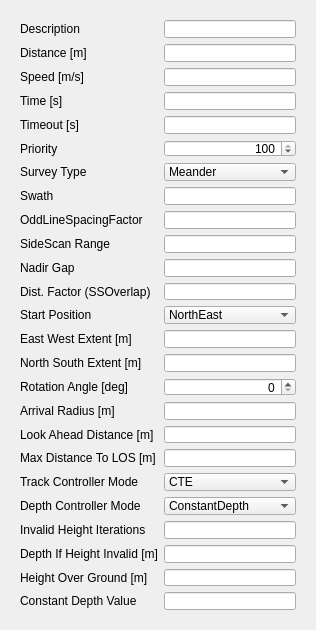
<?xml version="1.0" encoding="UTF-8"?>
<ui version="4.0">
 <class>Form</class>
 <widget class="QWidget" name="Form">
  <property name="geometry">
   <rect>
    <x>0</x>
    <y>0</y>
    <width>299</width>
    <height>630</height>
   </rect>
  </property>
  <property name="minimumSize">
   <size>
    <width>0</width>
    <height>610</height>
   </size>
  </property>
  <property name="maximumSize">
   <size>
    <width>16777215</width>
    <height>630</height>
   </size>
  </property>
  <property name="windowTitle">
   <string>Form</string>
  </property>
  <property name="locale">
   <locale language="English" country="Germany"/>
  </property>
  <layout class="QGridLayout" name="gridLayout">
   <item row="0" column="0">
    <widget class="QWidget" name="widget_3" native="true">
     <property name="minimumSize">
      <size>
       <width>0</width>
       <height>590</height>
      </size>
     </property>
     <property name="maximumSize">
      <size>
       <width>16777215</width>
       <height>610</height>
      </size>
     </property>
     <property name="locale">
      <locale language="English" country="Germany"/>
     </property>
     <layout class="QFormLayout" name="formLayout">
      <property name="fieldGrowthPolicy">
       <enum>QFormLayout::AllNonFixedFieldsGrow</enum>
      </property>
      <item row="0" column="0">
       <widget class="QLabel" name="label_7">
        <property name="locale">
         <locale language="English" country="Germany"/>
        </property>
        <property name="text">
         <string>Description</string>
        </property>
       </widget>
      </item>
      <item row="0" column="1">
       <widget class="QLineEdit" name="editDescription">
        <property name="maximumSize">
         <size>
          <width>150</width>
          <height>16777215</height>
         </size>
        </property>
        <property name="locale">
         <locale language="English" country="Germany"/>
        </property>
        <property name="readOnly">
         <bool>false</bool>
        </property>
       </widget>
      </item>
      <item row="1" column="0">
       <widget class="QLabel" name="label_24">
        <property name="locale">
         <locale language="English" country="Germany"/>
        </property>
        <property name="text">
         <string>Distance [m]</string>
        </property>
       </widget>
      </item>
      <item row="1" column="1">
       <widget class="QLineEdit" name="editDistance">
        <property name="enabled">
         <bool>true</bool>
        </property>
        <property name="maximumSize">
         <size>
          <width>150</width>
          <height>16777215</height>
         </size>
        </property>
        <property name="locale">
         <locale language="English" country="Germany"/>
        </property>
        <property name="alignment">
         <set>Qt::AlignRight|Qt::AlignTrailing|Qt::AlignVCenter</set>
        </property>
        <property name="readOnly">
         <bool>true</bool>
        </property>
       </widget>
      </item>
      <item row="2" column="0">
       <widget class="QLabel" name="label_8">
        <property name="locale">
         <locale language="English" country="Germany"/>
        </property>
        <property name="text">
         <string>Speed [m/s]</string>
        </property>
       </widget>
      </item>
      <item row="2" column="1">
       <widget class="QLineEdit" name="editSpeed">
        <property name="maximumSize">
         <size>
          <width>150</width>
          <height>16777215</height>
         </size>
        </property>
        <property name="locale">
         <locale language="English" country="Germany"/>
        </property>
        <property name="alignment">
         <set>Qt::AlignRight|Qt::AlignTrailing|Qt::AlignVCenter</set>
        </property>
        <property name="readOnly">
         <bool>false</bool>
        </property>
       </widget>
      </item>
      <item row="3" column="0">
       <widget class="QLabel" name="label_23">
        <property name="locale">
         <locale language="English" country="Germany"/>
        </property>
        <property name="text">
         <string>Time [s]</string>
        </property>
       </widget>
      </item>
      <item row="3" column="1">
       <widget class="QLineEdit" name="editTime">
        <property name="maximumSize">
         <size>
          <width>150</width>
          <height>16777215</height>
         </size>
        </property>
        <property name="locale">
         <locale language="English" country="Germany"/>
        </property>
        <property name="alignment">
         <set>Qt::AlignRight|Qt::AlignTrailing|Qt::AlignVCenter</set>
        </property>
        <property name="readOnly">
         <bool>true</bool>
        </property>
       </widget>
      </item>
      <item row="4" column="0">
       <widget class="QLabel" name="label_9">
        <property name="locale">
         <locale language="English" country="Germany"/>
        </property>
        <property name="text">
         <string>Timeout [s]</string>
        </property>
       </widget>
      </item>
      <item row="4" column="1">
       <widget class="QLineEdit" name="editTimeout">
        <property name="maximumSize">
         <size>
          <width>150</width>
          <height>16777215</height>
         </size>
        </property>
        <property name="locale">
         <locale language="English" country="Germany"/>
        </property>
        <property name="alignment">
         <set>Qt::AlignRight|Qt::AlignTrailing|Qt::AlignVCenter</set>
        </property>
       </widget>
      </item>
      <item row="5" column="0">
       <widget class="QLabel" name="label_10">
        <property name="locale">
         <locale language="English" country="Germany"/>
        </property>
        <property name="text">
         <string>Priority</string>
        </property>
       </widget>
      </item>
      <item row="5" column="1">
       <widget class="QSpinBox" name="spinBoxPriority">
        <property name="maximumSize">
         <size>
          <width>150</width>
          <height>16777215</height>
         </size>
        </property>
        <property name="locale">
         <locale language="English" country="Germany"/>
        </property>
        <property name="alignment">
         <set>Qt::AlignRight|Qt::AlignTrailing|Qt::AlignVCenter</set>
        </property>
        <property name="maximum">
         <number>100</number>
        </property>
        <property name="value">
         <number>100</number>
        </property>
       </widget>
      </item>
      <item row="6" column="0">
       <widget class="QLabel" name="label_20">
        <property name="enabled">
         <bool>true</bool>
        </property>
        <property name="locale">
         <locale language="English" country="Germany"/>
        </property>
        <property name="text">
         <string>Survey Type</string>
        </property>
       </widget>
      </item>
      <item row="6" column="1">
       <widget class="QComboBox" name="comboSurveyType">
        <property name="enabled">
         <bool>true</bool>
        </property>
        <property name="maximumSize">
         <size>
          <width>150</width>
          <height>16777215</height>
         </size>
        </property>
        <property name="locale">
         <locale language="English" country="Germany"/>
        </property>
        <item>
         <property name="text">
          <string>Meander</string>
         </property>
        </item>
        <item>
         <property name="text">
          <string>UnevenMeander</string>
         </property>
        </item>
        <item>
         <property name="text">
          <string>BufferedMeander</string>
         </property>
        </item>
       </widget>
      </item>
      <item row="7" column="0">
       <widget class="QLabel" name="label_19">
        <property name="locale">
         <locale language="English" country="Germany"/>
        </property>
        <property name="text">
         <string>Swath</string>
        </property>
       </widget>
      </item>
      <item row="7" column="1">
       <widget class="QLineEdit" name="editSwath">
        <property name="maximumSize">
         <size>
          <width>150</width>
          <height>16777215</height>
         </size>
        </property>
        <property name="locale">
         <locale language="English" country="Germany"/>
        </property>
        <property name="alignment">
         <set>Qt::AlignRight|Qt::AlignTrailing|Qt::AlignVCenter</set>
        </property>
       </widget>
      </item>
      <item row="8" column="0">
       <widget class="QLabel" name="label_25">
        <property name="locale">
         <locale language="English" country="Germany"/>
        </property>
        <property name="text">
         <string>OddLineSpacingFactor</string>
        </property>
       </widget>
      </item>
      <item row="8" column="1">
       <widget class="QLineEdit" name="editOddLineSpacingFactor">
        <property name="maximumSize">
         <size>
          <width>150</width>
          <height>16777215</height>
         </size>
        </property>
        <property name="locale">
         <locale language="English" country="Germany"/>
        </property>
        <property name="maxLength">
         <number>4</number>
        </property>
        <property name="alignment">
         <set>Qt::AlignRight|Qt::AlignTrailing|Qt::AlignVCenter</set>
        </property>
       </widget>
      </item>
      <item row="9" column="0">
       <widget class="QLabel" name="label_22">
        <property name="locale">
         <locale language="English" country="Germany"/>
        </property>
        <property name="text">
         <string>SideScan Range</string>
        </property>
       </widget>
      </item>
      <item row="9" column="1">
       <widget class="QLineEdit" name="editSideScanRange">
        <property name="maximumSize">
         <size>
          <width>150</width>
          <height>16777215</height>
         </size>
        </property>
        <property name="locale">
         <locale language="English" country="Germany"/>
        </property>
        <property name="alignment">
         <set>Qt::AlignRight|Qt::AlignTrailing|Qt::AlignVCenter</set>
        </property>
       </widget>
      </item>
      <item row="10" column="0">
       <widget class="QLabel" name="label_13">
        <property name="locale">
         <locale language="English" country="Germany"/>
        </property>
        <property name="text">
         <string>Nadir Gap</string>
        </property>
       </widget>
      </item>
      <item row="10" column="1">
       <widget class="QLineEdit" name="editNadirGap">
        <property name="maximumSize">
         <size>
          <width>150</width>
          <height>16777215</height>
         </size>
        </property>
        <property name="locale">
         <locale language="English" country="Germany"/>
        </property>
        <property name="alignment">
         <set>Qt::AlignRight|Qt::AlignTrailing|Qt::AlignVCenter</set>
        </property>
       </widget>
      </item>
      <item row="11" column="0">
       <widget class="QLabel" name="label_17">
        <property name="locale">
         <locale language="English" country="Germany"/>
        </property>
        <property name="text">
         <string>Dist. Factor (SSOverlap)</string>
        </property>
       </widget>
      </item>
      <item row="11" column="1">
       <widget class="QLineEdit" name="editDistanceFactor">
        <property name="maximumSize">
         <size>
          <width>150</width>
          <height>16777215</height>
         </size>
        </property>
        <property name="locale">
         <locale language="English" country="Germany"/>
        </property>
        <property name="maxLength">
         <number>3</number>
        </property>
        <property name="alignment">
         <set>Qt::AlignRight|Qt::AlignTrailing|Qt::AlignVCenter</set>
        </property>
       </widget>
      </item>
      <item row="12" column="0">
       <widget class="QLabel" name="label_44">
        <property name="locale">
         <locale language="English" country="Germany"/>
        </property>
        <property name="text">
         <string>Start Position</string>
        </property>
       </widget>
      </item>
      <item row="12" column="1">
       <widget class="QComboBox" name="comboStartPosition">
        <property name="maximumSize">
         <size>
          <width>150</width>
          <height>16777215</height>
         </size>
        </property>
        <property name="locale">
         <locale language="English" country="Germany"/>
        </property>
        <item>
         <property name="text">
          <string>NorthEast</string>
         </property>
        </item>
        <item>
         <property name="text">
          <string>NorthWest</string>
         </property>
        </item>
        <item>
         <property name="text">
          <string>SouthEast</string>
         </property>
        </item>
        <item>
         <property name="text">
          <string>SouthWest</string>
         </property>
        </item>
       </widget>
      </item>
      <item row="13" column="0">
       <widget class="QLabel" name="label">
        <property name="locale">
         <locale language="English" country="Germany"/>
        </property>
        <property name="text">
         <string>East West Extent [m]</string>
        </property>
       </widget>
      </item>
      <item row="13" column="1">
       <widget class="QLineEdit" name="editEastWestExtent">
        <property name="maximumSize">
         <size>
          <width>150</width>
          <height>16777215</height>
         </size>
        </property>
        <property name="locale">
         <locale language="English" country="Germany"/>
        </property>
        <property name="alignment">
         <set>Qt::AlignRight|Qt::AlignTrailing|Qt::AlignVCenter</set>
        </property>
       </widget>
      </item>
      <item row="14" column="0">
       <widget class="QLabel" name="label_2">
        <property name="locale">
         <locale language="English" country="Germany"/>
        </property>
        <property name="text">
         <string>North South Extent [m]</string>
        </property>
       </widget>
      </item>
      <item row="14" column="1">
       <widget class="QLineEdit" name="editNorthSouthExtent">
        <property name="maximumSize">
         <size>
          <width>150</width>
          <height>16777215</height>
         </size>
        </property>
        <property name="locale">
         <locale language="English" country="Germany"/>
        </property>
        <property name="alignment">
         <set>Qt::AlignRight|Qt::AlignTrailing|Qt::AlignVCenter</set>
        </property>
       </widget>
      </item>
      <item row="15" column="0">
       <widget class="QLabel" name="label_3">
        <property name="locale">
         <locale language="English" country="Germany"/>
        </property>
        <property name="text">
         <string>Rotation Angle [deg]</string>
        </property>
       </widget>
      </item>
      <item row="15" column="1">
       <widget class="QSpinBox" name="spinBoxAngle">
        <property name="maximumSize">
         <size>
          <width>150</width>
          <height>16777215</height>
         </size>
        </property>
        <property name="locale">
         <locale language="English" country="Germany"/>
        </property>
        <property name="alignment">
         <set>Qt::AlignRight|Qt::AlignTrailing|Qt::AlignVCenter</set>
        </property>
        <property name="maximum">
         <number>360</number>
        </property>
       </widget>
      </item>
      <item row="16" column="0">
       <widget class="QLabel" name="label_4">
        <property name="locale">
         <locale language="English" country="Germany"/>
        </property>
        <property name="text">
         <string>Arrival Radius [m]</string>
        </property>
       </widget>
      </item>
      <item row="16" column="1">
       <widget class="QLineEdit" name="editArrivalRadius">
        <property name="maximumSize">
         <size>
          <width>150</width>
          <height>16777215</height>
         </size>
        </property>
        <property name="locale">
         <locale language="English" country="Germany"/>
        </property>
        <property name="alignment">
         <set>Qt::AlignRight|Qt::AlignTrailing|Qt::AlignVCenter</set>
        </property>
       </widget>
      </item>
      <item row="17" column="0">
       <widget class="QLabel" name="label_6">
        <property name="locale">
         <locale language="English" country="Germany"/>
        </property>
        <property name="text">
         <string>Look Ahead Distance [m]</string>
        </property>
       </widget>
      </item>
      <item row="17" column="1">
       <widget class="QLineEdit" name="editLookAheadDistance">
        <property name="maximumSize">
         <size>
          <width>150</width>
          <height>16777215</height>
         </size>
        </property>
        <property name="locale">
         <locale language="English" country="Germany"/>
        </property>
        <property name="alignment">
         <set>Qt::AlignRight|Qt::AlignTrailing|Qt::AlignVCenter</set>
        </property>
       </widget>
      </item>
      <item row="18" column="0">
       <widget class="QLabel" name="label_11">
        <property name="locale">
         <locale language="English" country="Germany"/>
        </property>
        <property name="text">
         <string>Max Distance To LOS [m]</string>
        </property>
       </widget>
      </item>
      <item row="18" column="1">
       <widget class="QLineEdit" name="editDistToLOS">
        <property name="maximumSize">
         <size>
          <width>150</width>
          <height>16777215</height>
         </size>
        </property>
        <property name="locale">
         <locale language="English" country="Germany"/>
        </property>
        <property name="alignment">
         <set>Qt::AlignRight|Qt::AlignTrailing|Qt::AlignVCenter</set>
        </property>
       </widget>
      </item>
      <item row="19" column="0">
       <widget class="QLabel" name="label_12">
        <property name="locale">
         <locale language="English" country="Germany"/>
        </property>
        <property name="text">
         <string>Track Controller Mode</string>
        </property>
       </widget>
      </item>
      <item row="19" column="1">
       <widget class="QComboBox" name="comboTrackControllerMode">
        <property name="maximumSize">
         <size>
          <width>150</width>
          <height>16777215</height>
         </size>
        </property>
        <property name="locale">
         <locale language="English" country="Germany"/>
        </property>
        <item>
         <property name="text">
          <string>CTE</string>
         </property>
        </item>
        <item>
         <property name="text">
          <string>LOS</string>
         </property>
        </item>
       </widget>
      </item>
      <item row="20" column="0">
       <widget class="QLabel" name="label_14">
        <property name="locale">
         <locale language="English" country="Germany"/>
        </property>
        <property name="text">
         <string>Depth Controller Mode</string>
        </property>
       </widget>
      </item>
      <item row="20" column="1">
       <widget class="QComboBox" name="comboDepthControllerMode">
        <property name="maximumSize">
         <size>
          <width>150</width>
          <height>16777215</height>
         </size>
        </property>
        <property name="locale">
         <locale language="English" country="Germany"/>
        </property>
        <item>
         <property name="text">
          <string>ConstantDepth</string>
         </property>
        </item>
        <item>
         <property name="text">
          <string>HeightOverGround</string>
         </property>
        </item>
       </widget>
      </item>
      <item row="21" column="0">
       <widget class="QLabel" name="label_21">
        <property name="locale">
         <locale language="English" country="Germany"/>
        </property>
        <property name="text">
         <string>Invalid Height Iterations</string>
        </property>
       </widget>
      </item>
      <item row="21" column="1">
       <widget class="QLineEdit" name="editHeightIterations">
        <property name="maximumSize">
         <size>
          <width>150</width>
          <height>16777215</height>
         </size>
        </property>
        <property name="locale">
         <locale language="English" country="Germany"/>
        </property>
        <property name="alignment">
         <set>Qt::AlignRight|Qt::AlignTrailing|Qt::AlignVCenter</set>
        </property>
       </widget>
      </item>
      <item row="22" column="0">
       <widget class="QLabel" name="label_18">
        <property name="locale">
         <locale language="English" country="Germany"/>
        </property>
        <property name="text">
         <string>Depth If Height Invalid [m]</string>
        </property>
       </widget>
      </item>
      <item row="22" column="1">
       <widget class="QLineEdit" name="editDepthIfHeightInvalid">
        <property name="maximumSize">
         <size>
          <width>150</width>
          <height>16777215</height>
         </size>
        </property>
        <property name="locale">
         <locale language="English" country="Germany"/>
        </property>
        <property name="alignment">
         <set>Qt::AlignRight|Qt::AlignTrailing|Qt::AlignVCenter</set>
        </property>
       </widget>
      </item>
      <item row="23" column="0">
       <widget class="QLabel" name="label_16">
        <property name="locale">
         <locale language="English" country="Germany"/>
        </property>
        <property name="text">
         <string>Height Over Ground [m]</string>
        </property>
       </widget>
      </item>
      <item row="23" column="1">
       <widget class="QLineEdit" name="editHeightOverGround">
        <property name="maximumSize">
         <size>
          <width>150</width>
          <height>16777215</height>
         </size>
        </property>
        <property name="locale">
         <locale language="English" country="Germany"/>
        </property>
        <property name="alignment">
         <set>Qt::AlignRight|Qt::AlignTrailing|Qt::AlignVCenter</set>
        </property>
       </widget>
      </item>
      <item row="24" column="0">
       <widget class="QLabel" name="label_15">
        <property name="locale">
         <locale language="English" country="Germany"/>
        </property>
        <property name="text">
         <string>Constant Depth Value</string>
        </property>
       </widget>
      </item>
      <item row="24" column="1">
       <widget class="QLineEdit" name="editConstantDepth">
        <property name="maximumSize">
         <size>
          <width>150</width>
          <height>16777215</height>
         </size>
        </property>
        <property name="locale">
         <locale language="English" country="Germany"/>
        </property>
        <property name="alignment">
         <set>Qt::AlignRight|Qt::AlignTrailing|Qt::AlignVCenter</set>
        </property>
       </widget>
      </item>
     </layout>
    </widget>
   </item>
  </layout>
 </widget>
 <resources/>
 <connections/>
</ui>
